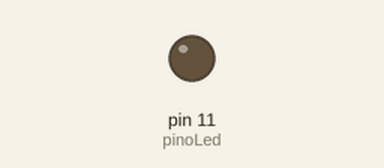
Recording of a sketch running on a simulated Arduino Uno, built with avr-gcc and run on an emulated ATmega328P. On the bench: output pins drawn as LEDs (lit = HIGH).

Above: at 0.8 s.
At 11.0 s:
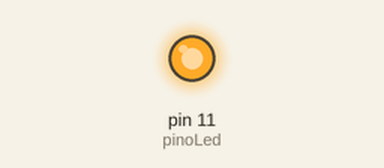
Timing chart, 0 to 11.3 s (numbered marks = the images above):
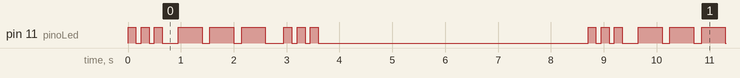

The sketch:

Projeto02.ino
```cpp
// Projeto 02 - Sinal de SOS
// Autor: ACNP / Prof. Augusto Queiroz

int pinoLed = 11; // Cria uma variavel para o pino do LED

void setup()
{
    pinMode(pinoLed, OUTPUT); // Configura o pino como saida
}

void loop()
{

    // Parte 1: Letra S (3 pontos curtos)
    // O comando 'for' repete o bloco de codigo 3 vezes
    for (int x = 0; x < 3; x++)
    {
        digitalWrite(pinoLed, HIGH);
        delay(150); // Tempo curto (ponto)
        digitalWrite(pinoLed, LOW);
        delay(100); // Intervalo entre piscadas
    }

    delay(200); // Pausa entre as letras (S e O)

    // Parte 2: Letra O (3 tracos longos)
    for (int x = 0; x < 3; x++)
    {
        digitalWrite(pinoLed, HIGH);
        delay(450); // Tempo longo (traco)
        digitalWrite(pinoLed, LOW);
        delay(150);
    }

    delay(200); // Pausa entre as letras (O e S)

    // Parte 3: Letra S (3 pontos curtos novamente)
    for (int x = 0; x < 3; x++)
    {
        digitalWrite(pinoLed, HIGH);
        delay(150);
        digitalWrite(pinoLed, LOW);
        delay(100);
    }

    // Espera 5 segundos antes de recomecar todo o pedido de socorro
    delay(5000);
}
```

Measured:
- by itself, pin 11 (pinoLed): repeats every 8.7 s: 2 × (LOW 0.10 s, HIGH 0.15 s), LOW 0.30 s, 2 × (HIGH 0.45 s, LOW 0.15 s), HIGH 0.45 s, LOW 0.35 s, 2 × (HIGH 0.15 s, LOW 0.10 s), HIGH 0.15 s, LOW 5.1 s, HIGH 0.15 s
- by itself, everything shown: repeats every 8.7 s, in 18 steps
